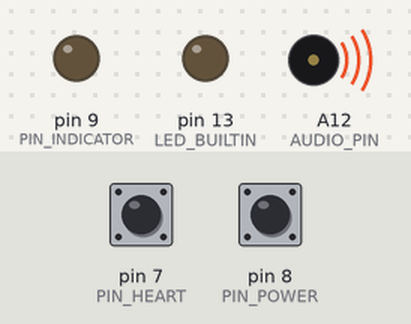
This sketch was run on a simulated Arduino Mega 2560, built with avr-gcc and run on an emulated ATmega2560. Shown: output pins drawn as LEDs (lit = HIGH), buzzer (waves = sounding). Dashed ring = blinking. The test bench sets the inputs (shaded band); at power-on: pin 7 (PIN_HEART) HIGH, pin 8 (PIN_POWER) HIGH.

Above: at 1.2 s.
1.3 s: pin 7 (PIN_HEART) pulled LOW for 3.2 s
At 2.6 s:
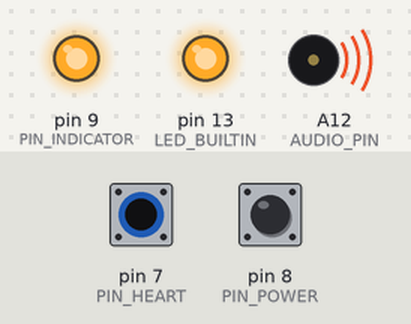
6.0 s: pin 8 (PIN_POWER) pulled LOW for 3.2 s
At 6.75 s:
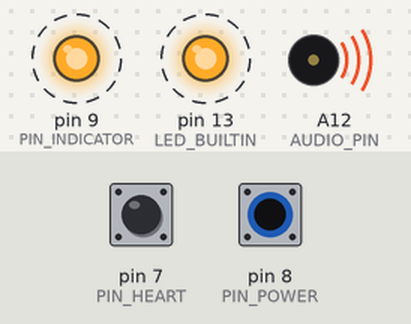
At 19.35 s:
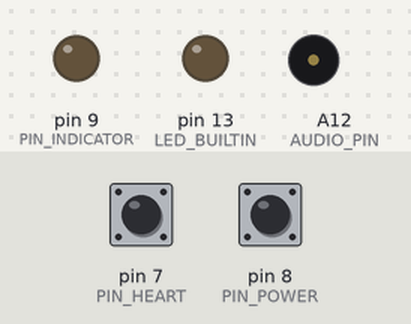
Timing chart, 0 to 40.2 s (numbered marks = the images above; inputs shaded):
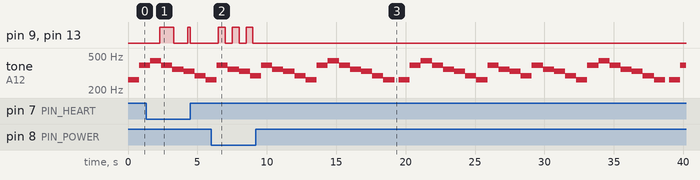

The sketch:

1166RTOS.ino
```cpp
// ============================================================
//  Arduino Giga R1 – Song Player + State Indicator
//  All timing via millis() – no hardware timer ISR required
// ============================================================
//  A12 (DAC0)  – Audio output to speaker/amplifier via tone()
//  Pin 7        – "Heart" input,  active LOW (internal pull-up)
//  Pin 8        – "Power" input,  active LOW (internal pull-up)
//  Pin 9        – "Indicator" LED output, active HIGH
//  LED_BUILTIN  – Mirrors Pin 9 exactly
//
//  LED blink behaviour
//    Heart=HIGH, Power=HIGH  → LED OFF
//    Heart=LOW,  Power=HIGH  → 0.5 Hz  (1000 ms on / 1000 ms off)
//    Heart=HIGH, Power=LOW   → 1 Hz    ( 500 ms on /  500 ms off)
//    Heart=LOW,  Power=LOW   → 5 Hz    ( 100 ms on /  100 ms off)
//
//  Audio
//    tone() drives A12 with a square wave at the note frequency.
//    The song sequencer in loop() advances notes using millis(),
//    so there are no blocking delays anywhere in the program.
//
//  NOTE: tone() on the Giga uses one hardware timer internally,
//  but it is managed entirely by the Arduino core – you do not
//  need to configure or reference it yourself.  All of *your*
//  timing logic (note duration, LED blink) uses millis() only.
// ============================================================

#include "Arduino.h"

// ── Pin definitions ──────────────────────────────────────────
#define PIN_HEART     7
#define PIN_POWER     8
#define PIN_INDICATOR 9
#define AUDIO_PIN     A12    // DAC0 / tone-capable pin on Giga R1

// ── Note table ───────────────────────────────────────────────
// Each entry: { frequency_Hz, duration_ms }
// frequency = 0 → rest (noTone)
struct Note {
  uint16_t freq;
  uint16_t dur_ms;
};

// "Twinkle Twinkle Little Star" – loops forever
static const Note song[] = {
  {262, 400}, {262, 400}, {392, 400}, {392, 400},  // C  C  G  G
  {440, 400}, {440, 400}, {392, 800},               // A  A  G-
  {349, 400}, {349, 400}, {330, 400}, {330, 400},   // F  F  E  E
  {294, 400}, {294, 400}, {262, 800},               // D  D  C-
  {392, 400}, {392, 400}, {349, 400}, {349, 400},   // G  G  F  F
  {330, 400}, {330, 400}, {294, 800},               // E  E  D-
  {392, 400}, {392, 400}, {349, 400}, {349, 400},   // G  G  F  F
  {330, 400}, {330, 400}, {294, 800},               // E  E  D-
  {262, 400}, {262, 400}, {392, 400}, {392, 400},   // C  C  G  G
  {440, 400}, {440, 400}, {392, 800},               // A  A  G-
  {349, 400}, {349, 400}, {330, 400}, {330, 400},   // F  F  E  E
  {294, 400}, {294, 400}, {262, 800},               // D  D  C-
  {0,   300}                                        // rest before repeat
};
static const uint8_t SONG_LENGTH = sizeof(song) / sizeof(song[0]);

// ── setLED – writes both indicator and onboard LED ───────────
inline void setLED(bool state) {
  digitalWrite(PIN_INDICATOR, state ? HIGH : LOW);
  digitalWrite(LED_BUILTIN,   state ? HIGH : LOW);
}

// ── updateLED – non-blocking blink using millis() ────────────
// Pass halfPeriodMs = 0 to turn the LED off.
void updateLED(uint32_t halfPeriodMs) {
  static uint32_t lastToggle = 0;
  static bool     ledState   = false;
  static uint32_t lastHalf   = 0;   // detects frequency changes

  // If frequency changed, reset so the new rate takes effect immediately
  if (halfPeriodMs != lastHalf) {
    lastHalf   = halfPeriodMs;
    lastToggle = millis();
    ledState   = false;
    setLED(false);
    return;
  }

  if (halfPeriodMs == 0) {
    setLED(false);
    ledState = false;
    return;
  }

  uint32_t now = millis();
  if (now - lastToggle >= halfPeriodMs) {
    lastToggle = now;
    ledState   = !ledState;
    setLED(ledState);
  }
}

// ── updateSong – non-blocking note sequencer using millis() ──
void updateSong() {
  static uint8_t  noteIndex = 0;
  static uint32_t noteStart = 0;
  static bool     started   = false;

  uint32_t now = millis();

  // Bootstrap: play the very first note on first call
  if (!started) {
    started   = true;
    noteStart = now;
    goto playNote;
  }

  // Advance when the current note's duration has elapsed
  if (now - noteStart >= song[noteIndex].dur_ms) {
    noteIndex = (noteIndex + 1) % SONG_LENGTH;
    noteStart = now;

    playNote:
    if (song[noteIndex].freq == 0) {
      noTone(AUDIO_PIN);                          // silence for rests
    } else {
      tone(AUDIO_PIN, song[noteIndex].freq);      // square wave, runs until changed
    }
  }
}

// ── setup ────────────────────────────────────────────────────
void setup() {
  pinMode(PIN_HEART,     INPUT_PULLUP);
  pinMode(PIN_POWER,     INPUT_PULLUP);
  pinMode(PIN_INDICATOR, OUTPUT);
  pinMode(LED_BUILTIN,   OUTPUT);

  setLED(false);
}

// ── loop ─────────────────────────────────────────────────────
void loop() {
  // Read active-LOW inputs
  bool heartActive = (digitalRead(PIN_HEART) == LOW);
  bool powerActive = (digitalRead(PIN_POWER) == LOW);

  // Map input states to LED half-period (ms)
  //   0.5 Hz → half = 1000 ms
  //   1   Hz → half =  500 ms
  //   5   Hz → half =  100 ms
  //   off    → half =    0
  uint32_t halfPeriod;
  if      ( heartActive &&  powerActive) halfPeriod = 100;   // 5 Hz   (both LOW)
  else if ( heartActive && !powerActive) halfPeriod = 1000;  // 0.5 Hz (Heart only)
  else if (!heartActive &&  powerActive) halfPeriod = 500;   // 1 Hz   (Power only)
  else                                   halfPeriod = 0;     // off    (both HIGH)

  updateLED(halfPeriod);
  updateSong();

  // 1 ms yield – keeps loop responsive without busy-spinning
  delay(1);
}
```

MusicEngine.cpp
```cpp
#include "MusicEngine.h"

// Notes
#define NOTE_C4  262
#define NOTE_D4  294
#define NOTE_E4  330
#define NOTE_G4  392
#define NOTE_A4  440
#define REST     0

// Melody data
const int MusicEngine::melody[] = {
    NOTE_C4, 300,
    NOTE_D4, 300,
    NOTE_E4, 300,
    NOTE_G4, 300,
    NOTE_A4, 600,
    REST,    200,
    NOTE_A4, 400,
    NOTE_G4, 400
};

const int MusicEngine::melodyLength =
    sizeof(MusicEngine::melody) / sizeof(MusicEngine::melody[0]);

// Constructor
MusicEngine::MusicEngine(int pin) {
    speakerPin = pin;

    currentNote = 0;
    noteStartTime = 0;
    notePlaying = false;

    kickInterval = 500;
    lastKickTime = 0;

    kickActive = false;
    kickStartTime = 0;
    kickStep = 0;
}

void MusicEngine::begin() {
    pinMode(speakerPin, OUTPUT);
}

void MusicEngine::update() {
    unsigned long now = millis();

    triggerKick(now);
    playKick(now);
    playMelody(now);
}

// Melody
void MusicEngine::playMelody(unsigned long now) {
    if (!notePlaying) {
        int note = melody[currentNote];
        int duration = melody[currentNote + 1];

        if (note != REST && !kickActive) {
            tone(speakerPin, note);
        }

        noteStartTime = now;
        notePlaying = true;
    }

    int duration = melody[currentNote + 1];

    if (now - noteStartTime >= duration) {
        if (!kickActive) noTone(speakerPin);

        currentNote += 2;
        if (currentNote >= melodyLength) currentNote = 0;

        notePlaying = false;
    }
}

// Kick trigger
void MusicEngine::triggerKick(unsigned long now) {
    if (now - lastKickTime >= kickInterval) {
        lastKickTime = now;
        kickActive = true;
        kickStartTime = now;
        kickStep = 0;
    }
}

// Kick sound
void MusicEngine::playKick(unsigned long now) {
    if (!kickActive) return;

    unsigned long elapsed = now - kickStartTime;

    if (elapsed >= kickDuration) {
        kickActive = false;
        noTone(speakerPin);
        return;
    }

    int stepTime = kickDuration / kickSteps;

    if (elapsed >= kickStep * stepTime) {
        int freq = 150 - (kickStep * 15);
        if (freq < 40) freq = 40;

        tone(speakerPin, freq);
        kickStep++;
    }
}
```

MusicEngine.h
```cpp
#ifndef MUSIC_ENGINE_H
#define MUSIC_ENGINE_H

#include <Arduino.h>

class MusicEngine {
public:
    MusicEngine(int pin);

    void begin();
    void update(); // call this every loop

private:
    int speakerPin;

    // Melody
    static const int melody[];
    static const int melodyLength;

    int currentNote;
    unsigned long noteStartTime;
    bool notePlaying;

    // Kick
    unsigned long kickInterval;
    unsigned long lastKickTime;

    bool kickActive;
    unsigned long kickStartTime;
    int kickStep;

    // Kick params
    static const int kickDuration = 120;
    static const int kickSteps = 8;

    void playMelody(unsigned long now);
    void triggerKick(unsigned long now);
    void playKick(unsigned long now);
};

#endif
```

Measured:
- after the input at 1.3 s, pin 9 (PIN_INDICATOR), pin 13 (LED_BUILTIN): LOW → HIGH after 1.0 s, → LOW 1.0 s later, → HIGH 1.0 s later, → LOW 0.20 s later
- after the input at 6.0 s, pin 9 (PIN_INDICATOR), pin 13 (LED_BUILTIN): alternates HIGH for 0.50 s and LOW for 0.50 s, 6 changes in all, then stays LOW, starting after 0.50 s
- by itself, tone on A12 (AUDIO_PIN): plays 392 Hz for 0.80 s, 349 Hz for 0.80 s, 330 Hz for 0.80 s, 294 Hz for 0.80 s, 392 Hz for 0.80 s, 349 Hz for 0.80 s … (42 notes in this stretch)
